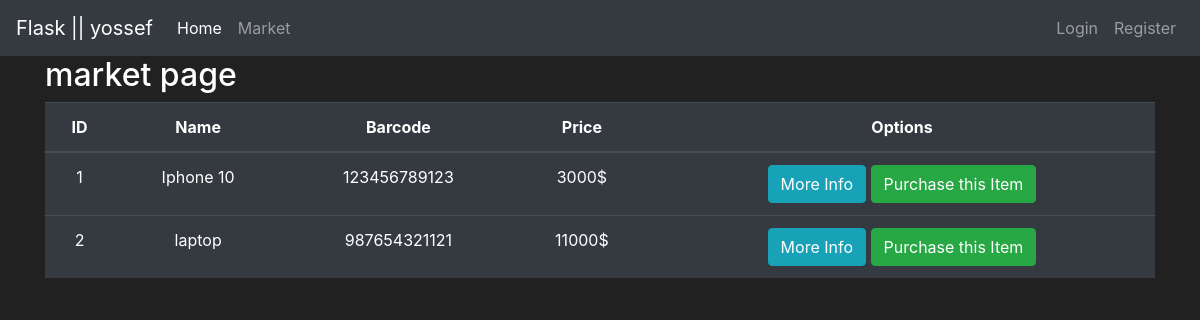
/market, run on an earlier commit of the app's database.
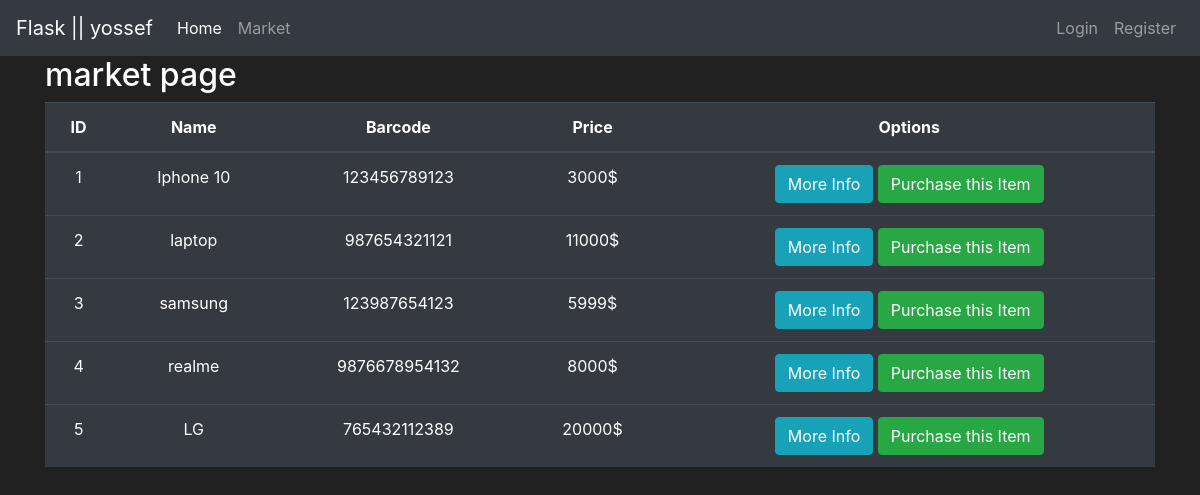
And on a later commit of the database.
### main.py (models this page shows, shortened)
class Item(db.Model):
    id = db.Column(db.Integer(), primary_key=True)
    name = db.Column(db.String(length=30), nullable=False, unique=True)
    price = db.Column(db.Integer(), nullable=False)
    barcode = db.Column(db.String(length=12), nullable=False, unique=True)
    description = db.Column(db.String(length=1024), nullable=False, unique=True)

### main.py (the view)
@app.route('/market')
def market_page():
    items = Item.query.all()
    return render_template("market.html" , items=items)

### templates/market.html (shortened to what this page needs)
{% extends 'base.html' %}
{% block content %}
<h2>market page</h2>
<table class="table table-hover table-dark text-center">
    <thead>
        <tr>
            <th scope="col">ID</th>
            <th scope="col">Name</th>
            <th scope="col">Barcode</th>
            <th scope="col">Price</th>
            <th scope="col">Options</th>
        </tr>
    </thead>
    <tbody>
        {% for item in items %}
        <tr>
            <td>{{ item.id }}</td>
            <td>{{ item.name }}</td>
            <td>{{ item.barcode }}</td>
            <td>{{ item.price }}$</td>
            <td>
                <button class="btn btn-outline btn-info">More Info</button>
                <button class="btn btn-outline btn-success">Purchase this Item</button>
            </td>
        </tr>
        {% endfor %}
    </tbody>
</table>
{% endblock%}

### templates/base.html (shortened to what this page needs)
<!doctype html>
<html lang="en">
<head>
    <link rel="stylesheet" href="https://cdn.jsdelivr.net/npm/bootstrap@4.5.3/dist/css/bootstrap.min.css"
>
</head>
<body>
    <nav class="navbar navbar-expand-md navbar-dark bg-dark">
        <a class="navbar-brand" href="{{ url_for('home_page') }}">Flask || yossef</a>
        <div class="collapse navbar-collapse" id="navbarNav">
            <ul class="navbar-nav mr-auto">
                <li class="nav-item active">
                    <a class="nav-link" href="{{ url_for('home_page') }}">Home </a>
                </li>
                <li class="nav-item">
                    <a class="nav-link" href="{{ url_for('market_page') }}">Market</a>
                </li>
            </ul>
            <ul class="navbar-nav">
                <li class="nav-item">
                    <a class="nav-link" href="#">Login</a>
                </li>
                <li class="nav-item">
                    <a class="nav-link" href="#">Register</a>
                </li>
            </ul>
        </div>
    </nav>
    <div class="container">
        {% block content %}
        {% endblock %}
    </div>
</body>
</html>

### templates/base.html (style rules this page uses)
body { background-color: #212121; color: white }

What changed in the data, as far as the page shows it:
added Item: id "3", name "samsung", barcode "123987654123", price "5999"
added Item: id "4", name "realme", barcode "9876678954132", price "8000"
added Item: id "5", name "LG", barcode "765432112389", price "20000"
